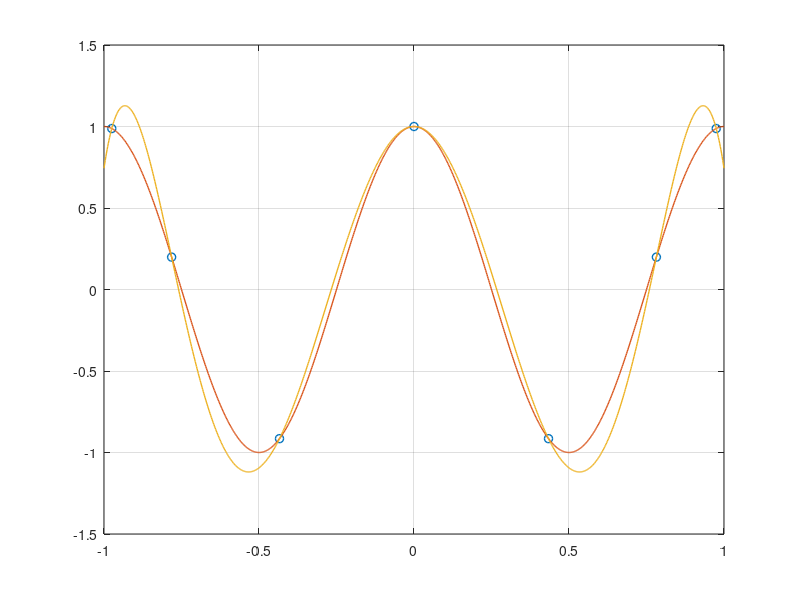

The MATLAB script that drew this image: (Note: this script raises an error after producing the figure.)
% -----------------------------------------------------------
% WP : orthogonal and periodical basis functions
% Purpose: approximate cos(2x) and cos(4x) using Chebyshev
% file : exercise3.m
% author: Cesare De Cal
% -----------------------------------------------------------

% Type: "format long e" to show numbers with double precision

cosMultiplier = 2;

% Function given by exercise. Tweak cosMultiplier above
func = @(multiplier, x) cos(multiplier*x);

% Chebyshev compact-form formula
chebyshevFunction = @(i, x) cos(i*acos(x));

degree = 6;
nrOfPoints = degree + 1;

% Calculate roots of Chebyshev polynomial
roots = 1:nrOfPoints;
for index = 1:nrOfPoints
    cosNumerator = (2*index-1)*pi;
    cosDenominator = 2*nrOfPoints;
    roots(index) = cos(cosNumerator/cosDenominator);
end

% Calculate coefficients of Chebyshev polynomial
% Rescale interval from [-pi, pi] to [-1, 1] by
% multiplying argument by pi
coefficients = 1:nrOfPoints;
for j = 1:nrOfPoints
    % Sum
    sum = 0;
    for k = 1:nrOfPoints
        root = roots(k);
        functionEvaluation = func(cosMultiplier, pi*root);
        chebyRes = chebyshevFunction(j-1, root);
        sum = sum + functionEvaluation*chebyRes;
    end
    coefficients(j) = (2/nrOfPoints)*sum;
end

% Calculate associated y values for roots
rootsY = cos(cosMultiplier*pi*roots);

% Compute Y points
nrGraphXPoints = 1000;
computedYValues = 1:nrGraphXPoints;
x = linspace(-1,1,nrGraphXPoints);
firstCoeff = coefficients(1)/2;
for r = 1:nrGraphXPoints
    point = x(r);
    sum = 0;
	for j = 1:nrOfPoints
        coefficient = coefficients(j);
        chebyRes = chebyshevFunction(j-1, point);
		sum = sum + coefficient*chebyRes;
    end
	computedYValues(r) = sum - firstCoeff;
end

'Chebyshev polynomial roots:'
roots'

'Chebyshev polynomial coefficients:'
coefficients'

'Y values of root:'
rootsY'

% Plotting
% Roots
plot(roots, rootsY, 'o', 'LineWidth', 1)
hold on
% Actual function
plot(x, func(cosMultiplier, pi*x), 'LineWidth', 1)
hold on
% Chebyshev Polynomial Approximation
plot(x, computedYValues, 'LineWidth', 1)
hold off
axis([-1 1 -1.5 1.5])
grid on
funcLegendNameArray = ['cos(', num2str(cosMultiplier), 'x)'];
funcLegendName = join(funcLegendNameArray);
legend('Chebyshev Node', funcLegendName, 'Chebyshev Approximation');
ylabel('y')
xlabel('x')